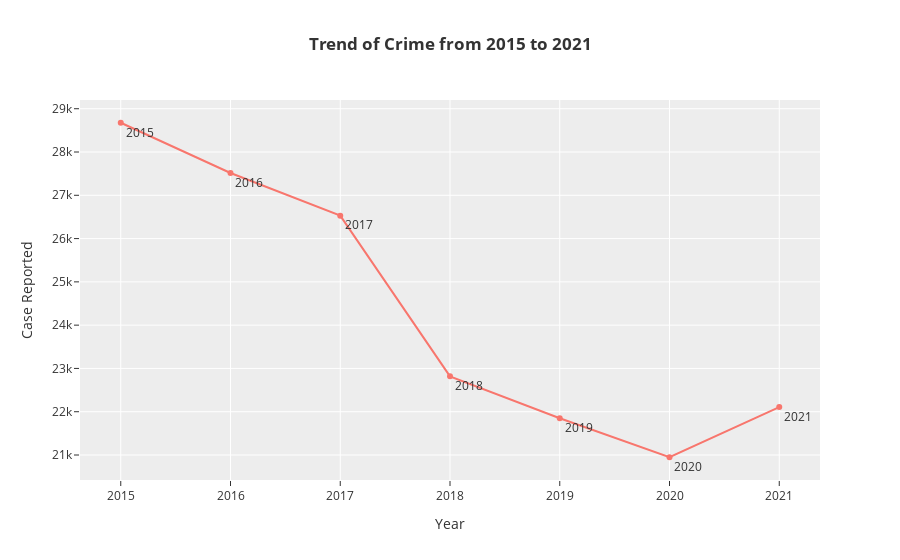

The notebook cell this image was saved under:
### Code cell
year_wise_trend = data.groupby('year').count().drop(['date', 'quart', 'pdq', 'x', 'y', 'geometry',
       'index_right', 'PDQ', 'NOM_PDQ', 'WKT', 'day_of_week', 'is_weekend'],  
                                                  axis=1).rename({'categorie':"Case Reported"}, axis=1)

fig = px.line(year_wise_trend.iloc[:-1], 
              x = year_wise_trend.index[:-1],
              y = 'Case Reported',
              labels = {'x': 'Year'},
              text = year_wise_trend.index[:-1],
              title = "<b>Trend of Crime from 2015 to 2021</b>",
              template = 'ggplot2')

fig.update_traces(textposition="bottom right")
fig.show()

### Figure 1 — Plotly figure (JSON) as saved in the notebook; plotly's stock layout.template omitted (floating-point values rounded to 4 significant figures)
{"data": [{"hovertemplate": "Year=%{x}<br>Case Reported=%{y}<br>text=%{text}<extra></extra>", "legendgroup": "", "line": {"color": "#F8766D", "dash": "solid"}, "marker": {"symbol": "circle"}, "mode": "text+lines+markers", "name": "", "orientation": "v", "showlegend": false, "text": [2015, 2016, 2017, 2018, 2019, 2020, 2021], "textposition": "bottom right", "type": "scatter", "x": [2015, 2016, 2017, 2018, 2019, 2020, 2021], "xaxis": "x", "y": [28676, 27515, 26530, 22818, 21848, 20948, 22107], "yaxis": "y"}], "layout": {"legend": {"tracegroupgap": 0}, "title": {"text": "<b>Trend of Crime from 2015 to 2021</b>"}, "xaxis": {"anchor": "y", "domain": [0, 1], "title": {"text": "Year"}}, "yaxis": {"anchor": "x", "domain": [0, 1], "title": {"text": "Case Reported"}}}}
